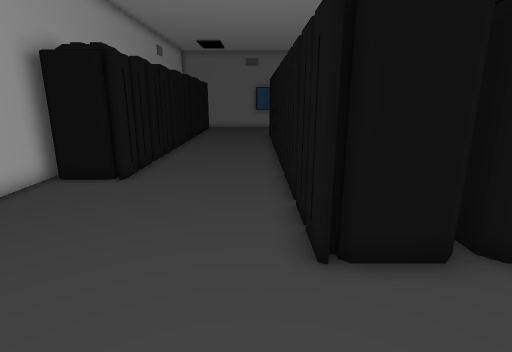
view 1 (above)

18 first-person views from a walk through a 3-D level made in the Unity game engine. The camera is 1.4 m above the floor, tilts 14° down and sees 80° across. The floor is counted in squares, 0.5 m on a side. Each view is taken from the middle of a square. On the plan, view 1 faces up. The plan holds only what a view shows up to about 20 squares ahead; the rest is blank. The player is left out.

view 2
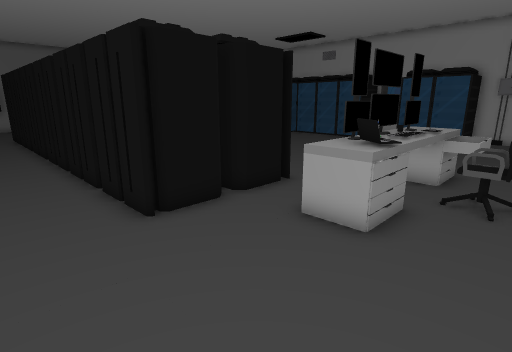

view 3
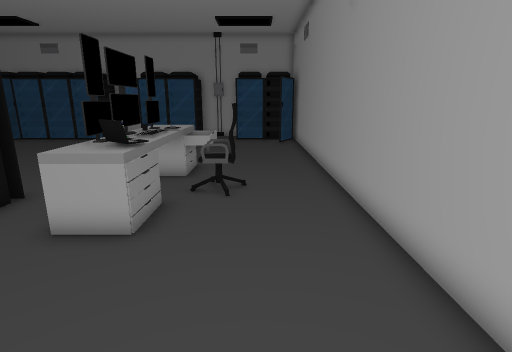

view 4
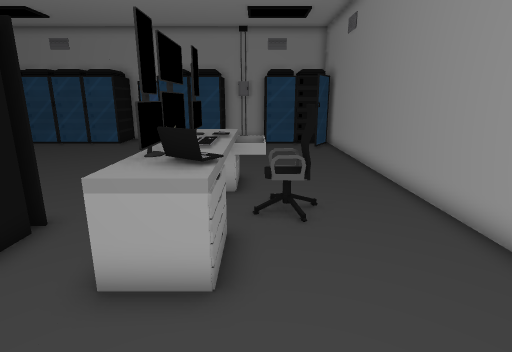

view 5
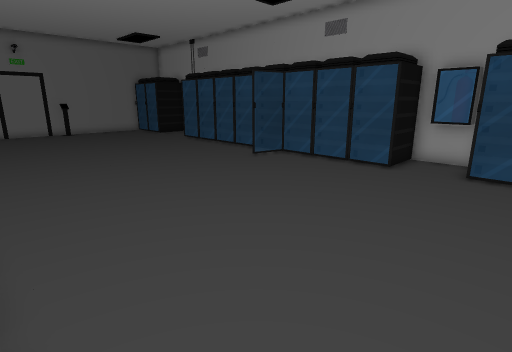

view 6
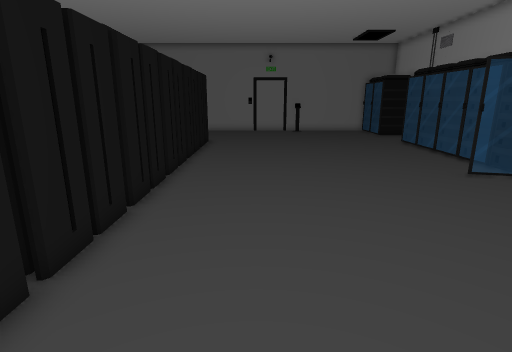

view 7
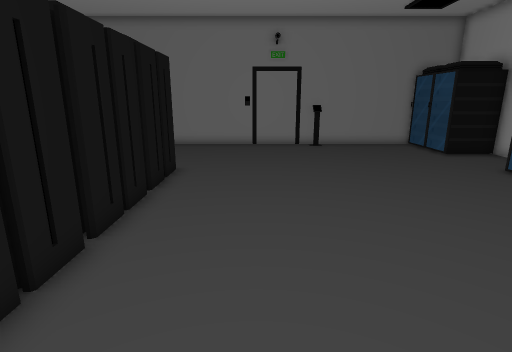

view 8
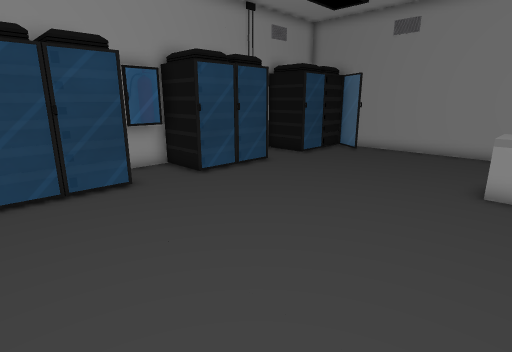

view 9
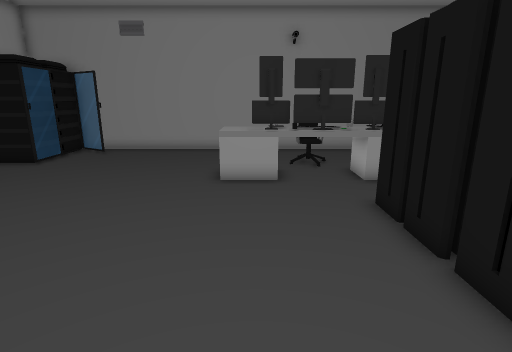

view 10
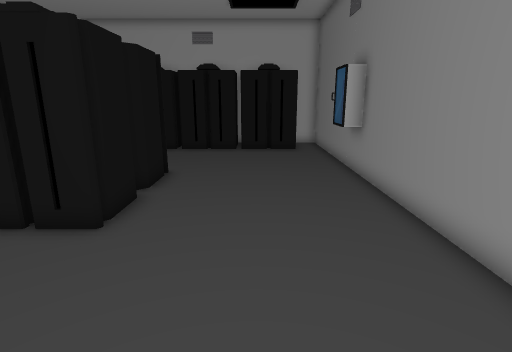

view 11
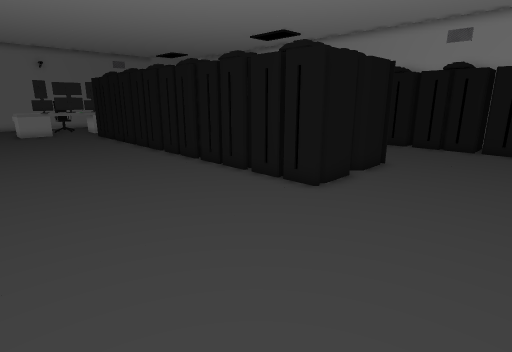

view 12
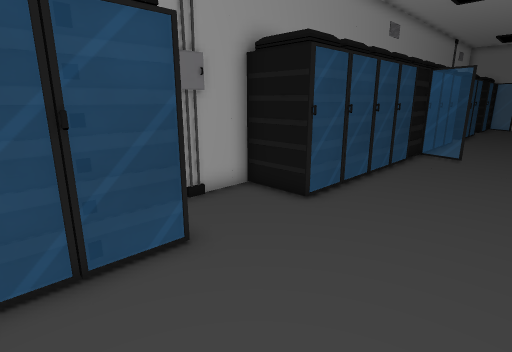

view 13
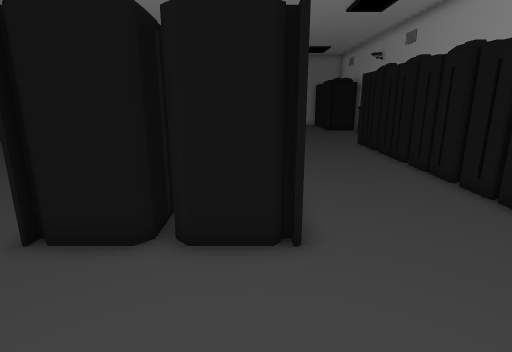

view 14
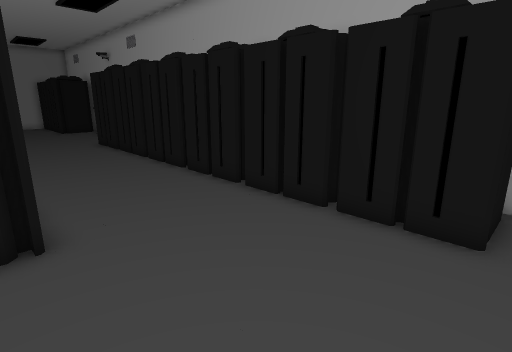

view 15
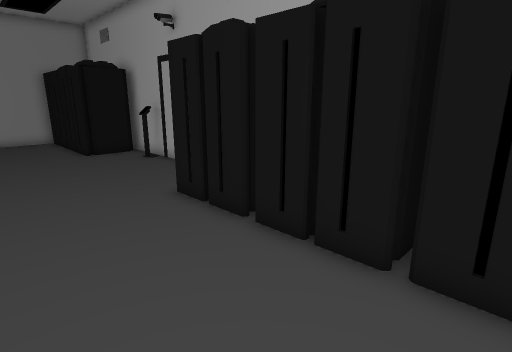

view 16
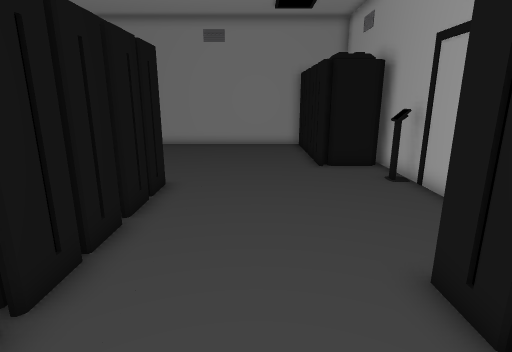

view 17
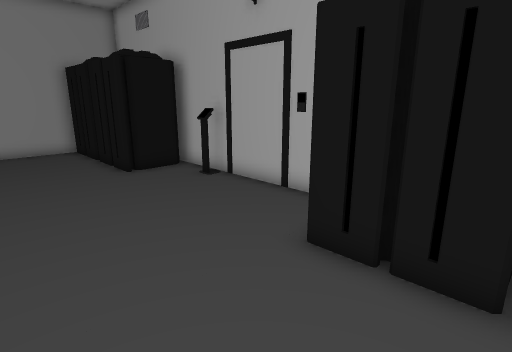

view 18
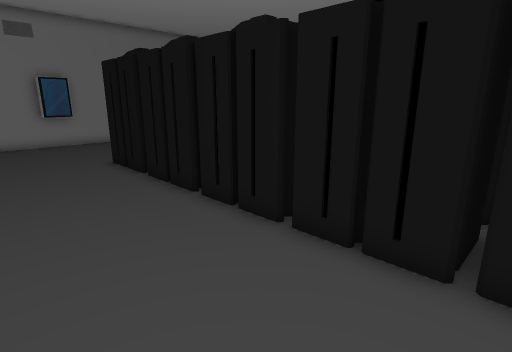

### Floor plan
Key: @ floor where view 1 was taken; # wall or solid block; . floor; S server; E desk; K keyboard; C chair; F fire extinguisher; B box.
Columns run from 8 left of view 1 to 23 right of it. Each row starts with its distance up from view 1.
 33 #########F###################
 32 # ......BF..................S
 31 #SSS........................S
 30   SS........................S
 29    S........................SSS#
 28    S.......................... #
 27   SS..........................##
 26   SS.......................... #
 25    S.....SSSSSSS............SSS#
 24    S.....SSS SSS............S
 23   SS.....SS   SS............S
 22    S.....S     S............S
 21    S.....SS  SSS............S
 20   SS.....SS   SS............S
 19   SS.....SS    S............S
 18    S.....S    SS............S
 17   SS.....SS  SSS............S
 16   SS.....SS    S............S
 15   SS.....SS    S..........SSS
 14    S.....S   SSS............S
 13   SS.....SS   SS............S
 12  SSS.....SSSSS S............S
 11 #SSS.....S    SS............SS
 10 # .......S     S............S
  9 # .......S     S............SSS#
  8  #.......S    SS..............F#
  7  #.......SS    S..............F#
  6  #.......SSSSSSS............SSS#
  5  #.......SSSSSSS............S
  4 ##..........................S
  3 # ..........................S
  2 #SSS........EEEKKEEE........SSS#
  1 #SSS........EEEKKEEE.......... #
  0    S....@........EEE.......... #
 -1    S...........CC...........SSS#
 -2    S........................S
 -3   SS........................S
 -4    S......................SSS
 -5    ###########################

Where each view was taken, in squares from view 1:
view 1: 0 up, 0 right, facing up
view 2: 2 down, 2 left, facing up-right
view 3: 2 down, 2 left, facing right
view 4: 0 up, 0 right, facing right
view 5: 4 up, 7 right, facing up-right
view 6: 4 up, 10 right, facing up
view 7: 13 up, 10 right, facing up
view 8: 13 up, 10 right, facing down-right
view 9: 13 up, 10 right, facing down
view 10: 29 up, 13 right, facing left
view 11: 31 up, 15 right, facing down-left
view 12: 32 up, 15 right, facing down-right
view 13: 31 up, 2 right, facing down
view 14: 32 up, 2 right, facing down-left
view 15: 19 up, 0 right, facing down-left
view 16: 15 up, 2 left, facing down
view 17: 14 up, 0 right, facing down-left
view 18: 11 up, 4 left, facing up-right
